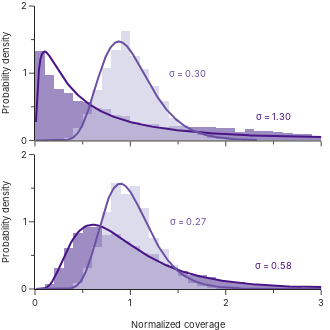

Write notebook code for a chart like this one.
### Code cell
plot_data = data.data.copy()

for i, exp in enumerate(plot_data.exp.unique()):
    plot_data.loc[plot_data['exp'] == exp, 'group'], plot_data.loc[plot_data['exp'] == exp, 'set'] = exp.split('_')

fig = px.histogram(
    plot_data, 
    x="x", 
    color="group", 
    barmode='overlay',
    facet_row="set",
    color_discrete_sequence=['#6a51a3', '#cbc9e2'],
    range_x=[0, 3], 
    range_y=[0, 2], 
    opacity=0.65,
    nbins=1000,
    facet_row_spacing=0.05,
    histnorm='probability density'
)
fig.update_traces(xbins={'start': 0.0, 'end': 3, 'size': 0.1}, selector=dict(type='histogram'))
fig.for_each_annotation(lambda a: a.update(text=''))

colors = ['#4a1486', '#6a51a3']
for j, iset in enumerate(plot_data.set.unique()):
    for i, group in enumerate(plot_data.group.unique()):
        exp = f"{group}_{iset}"
        idata = plot_data.loc[plot_data['exp'] == exp, 'x'].copy().dropna()
        idata = idata[idata != 0.0]
        mean, std = np.log(idata).mean(), np.log(idata).std()
        x = np.linspace(0.01, plot_data.loc[plot_data['exp'] == exp, 'x'].max(), 400)
        fig.add_trace(
            pg.Scatter(
                x=x,
                y=scipy.stats.lognorm.pdf(x, scale=np.exp(mean), s=std),
                mode="lines",
                showlegend=False,
                line=dict(color=colors[i], width=2)
            ), 
            row=2-j,
            col=1,
        )
        fig.add_annotation(x=2.5 if i==0 else 1.6, y=0.35 if i==0 else 1,
            text=f"σ = {std:.2f}",
            showarrow=False,
            yshift=0, 
            row=2-j,
            col=1,
            font=dict(color=colors[i], family="Inter", size=28/3)
        )

fig.for_each_yaxis(lambda yaxis: yaxis.update(dtick=1))
fig.update_traces(marker=dict(line_width=0), selector=dict(type='histogram')) 

fig.update_layout(
    template="simple_white", 
    height=330, 
    width=330, 
    showlegend=False, 
    margin=dict(l=0, r=0, t=0, b=0),
    font_family="Inter",
    legend_font_size=28/3,
)
fig.update_xaxes(
    title_text='',
    title_font_family="Inter", 
    title_font_size=28/3, 
    dtick=1,
    minor_ticks="outside", 
    minor_dtick=0.5,
    tickfont_size=28/3, 
)
fig.update_xaxes(
    title_text='Normalized coverage', row=1, col=1
)
fig.update_yaxes(
    title_text='Probability density',
    title_font_family="Inter", 
    title_font_size=28/3, 
    dtick=1,
    minor_ticks="outside", 
    minor_dtick=0.5,
    tickfont_size=28/3, 
)

fig.show()
fig.write_image("coverage.svg")

### Figure 1 — Plotly figure (JSON) as saved in the notebook; plotly's stock layout.template omitted (floating-point values rounded to 4 significant figures; data arrays with more than 128 entries replaced by an {"elided": "..."} marker saying what was removed)
{"data": [{"alignmentgroup": "True", "bingroup": "x", "histnorm": "probability density", "hovertemplate": "group=Genscript<br>set=all<br>x=%{x}<br>probability density=%{y}<extra></extra>", "legendgroup": "Genscript", "marker": {"color": "#6a51a3", "line": {"width": 0}, "opacity": 0.65, "pattern": {"shape": ""}}, "name": "Genscript", "nbinsx": 1000, "offsetgroup": "Genscript", "orientation": "v", "showlegend": true, "type": "histogram", "x": {"elided": "12472 float values"}, "xaxis": "x2", "xbins": {"end": 3, "size": 0.1, "start": 0}, "yaxis": "y2"}, {"alignmentgroup": "True", "bingroup": "x", "histnorm": "probability density", "hovertemplate": "group=Genscript<br>set=fixed<br>x=%{x}<br>probability density=%{y}<extra></extra>", "legendgroup": "Genscript", "marker": {"color": "#6a51a3", "line": {"width": 0}, "opacity": 0.65, "pattern": {"shape": ""}}, "name": "Genscript", "nbinsx": 1000, "offsetgroup": "Genscript", "orientation": "v", "showlegend": false, "type": "histogram", "x": {"elided": "12402 float values"}, "xaxis": "x", "xbins": {"end": 3, "size": 0.1, "start": 0}, "yaxis": "y"}, {"alignmentgroup": "True", "bingroup": "x", "histnorm": "probability density", "hovertemplate": "group=Twist<br>set=all<br>x=%{x}<br>probability density=%{y}<extra></extra>", "legendgroup": "Twist", "marker": {"color": "#cbc9e2", "line": {"width": 0}, "opacity": 0.65, "pattern": {"shape": ""}}, "name": "Twist", "nbinsx": 1000, "offsetgroup": "Twist", "orientation": "v", "showlegend": true, "type": "histogram", "x": {"elided": "12000 float values"}, "xaxis": "x2", "xbins": {"end": 3, "size": 0.1, "start": 0}, "yaxis": "y2"}, {"alignmentgroup": "True", "bingroup": "x", "histnorm": "probability density", "hovertemplate": "group=Twist<br>set=fixed<br>x=%{x}<br>probability density=%{y}<extra></extra>", "legendgroup": "Twist", "marker": {"color": "#cbc9e2", "line": {"width": 0}, "opacity": 0.65, "pattern": {"shape": ""}}, "name": "Twist", "nbinsx": 1000, "offsetgroup": "Twist", "orientation": "v", "showlegend": false, "type": "histogram", "x": {"elided": "12000 float values"}, "xaxis": "x", "xbins": {"end": 3, "size": 0.1, "start": 0}, "yaxis": "y"}, {"line": {"color": "#4a1486", "width": 2}, "mode": "lines", "showlegend": false, "type": "scatter", "x": {"elided": "400 float values"}, "xaxis": "x2", "y": {"elided": "400 float values"}, "yaxis": "y2"}, {"line": {"color": "#6a51a3", "width": 2}, "mode": "lines", "showlegend": false, "type": "scatter", "x": {"elided": "400 float values"}, "xaxis": "x2", "y": {"elided": "400 float values"}, "yaxis": "y2"}, {"line": {"color": "#4a1486", "width": 2}, "mode": "lines", "showlegend": false, "type": "scatter", "x": {"elided": "400 float values"}, "xaxis": "x", "y": {"elided": "400 float values"}, "yaxis": "y"}, {"line": {"color": "#6a51a3", "width": 2}, "mode": "lines", "showlegend": false, "type": "scatter", "x": {"elided": "400 float values"}, "xaxis": "x", "y": {"elided": "400 float values"}, "yaxis": "y"}], "layout": {"annotations": [{"showarrow": false, "text": "", "textangle": 90, "x": 0.98, "xanchor": "left", "xref": "paper", "y": 0.2375, "yanchor": "middle", "yref": "paper"}, {"showarrow": false, "text": "", "textangle": 90, "x": 0.98, "xanchor": "left", "xref": "paper", "y": 0.7625, "yanchor": "middle", "yref": "paper"}, {"font": {"color": "#4a1486", "family": "Inter", "size": 9.333}, "showarrow": false, "text": "σ = 1.30", "x": 2.5, "xref": "x2", "y": 0.35, "yref": "y2", "yshift": 0}, {"font": {"color": "#6a51a3", "family": "Inter", "size": 9.333}, "showarrow": false, "text": "σ = 0.30", "x": 1.6, "xref": "x2", "y": 1, "yref": "y2", "yshift": 0}, {"font": {"color": "#4a1486", "family": "Inter", "size": 9.333}, "showarrow": false, "text": "σ = 0.58", "x": 2.5, "xref": "x", "y": 0.35, "yref": "y", "yshift": 0}, {"font": {"color": "#6a51a3", "family": "Inter", "size": 9.333}, "showarrow": false, "text": "σ = 0.27", "x": 1.6, "xref": "x", "y": 1, "yref": "y", "yshift": 0}], "barmode": "overlay", "font": {"family": "Inter"}, "height": 330, "legend": {"font": {"size": 9.333}, "title": {"text": "group"}, "tracegroupgap": 0}, "margin": {"b": 0, "l": 0, "r": 0, "t": 0}, "showlegend": false, "width": 330, "xaxis": {"anchor": "y", "domain": [0, 0.98], "dtick": 1, "minor": {"dtick": 0.5, "ticks": "outside"}, "range": [0, 3], "tickfont": {"size": 9.333}, "title": {"font": {"family": "Inter", "size": 9.333}, "text": "Normalized coverage"}}, "xaxis2": {"anchor": "y2", "domain": [0, 0.98], "dtick": 1, "matches": "x", "minor": {"dtick": 0.5, "ticks": "outside"}, "showticklabels": false, "tickfont": {"size": 9.333}, "title": {"font": {"family": "Inter", "size": 9.333}, "text": ""}}, "yaxis": {"anchor": "x", "domain": [0, 0.475], "dtick": 1, "minor": {"dtick": 0.5, "ticks": "outside"}, "range": [0, 2], "tickfont": {"size": 9.333}, "title": {"font": {"family": "Inter", "size": 9.333}, "text": "Probability density"}}, "yaxis2": {"anchor": "x2", "domain": [0.525, 1], "dtick": 1, "matches": "y", "minor": {"dtick": 0.5, "ticks": "outside"}, "range": [0, 2], "tickfont": {"size": 9.333}, "title": {"font": {"family": "Inter", "size": 9.333}, "text": "Probability density"}}}}
